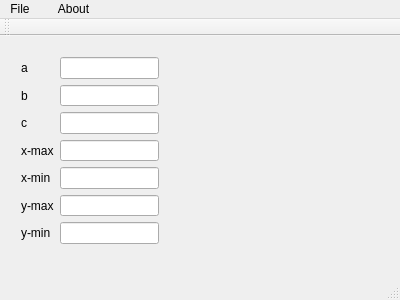
<?xml version="1.0" encoding="UTF-8"?>
<ui version="4.0">
 <class>MainWindow</class>
 <widget class="QMainWindow" name="MainWindow">
  <property name="geometry">
   <rect>
    <x>0</x>
    <y>0</y>
    <width>400</width>
    <height>300</height>
   </rect>
  </property>
  <property name="windowTitle">
   <string>MainWindow</string>
  </property>
  <widget class="QWidget" name="centralWidget">
   <widget class="QWidget" name="formLayoutWidget">
    <property name="geometry">
     <rect>
      <x>10</x>
      <y>10</y>
      <width>160</width>
      <height>209</height>
     </rect>
    </property>
    <layout class="QFormLayout" name="formLayout">
     <property name="fieldGrowthPolicy">
      <enum>QFormLayout::FieldsStayAtSizeHint</enum>
     </property>
     <item row="0" column="0">
      <widget class="QLabel" name="label">
       <property name="text">
        <string>a</string>
       </property>
      </widget>
     </item>
     <item row="1" column="0">
      <widget class="QLabel" name="label_2">
       <property name="text">
        <string>b</string>
       </property>
      </widget>
     </item>
     <item row="2" column="0">
      <widget class="QLabel" name="label_3">
       <property name="text">
        <string>c</string>
       </property>
      </widget>
     </item>
     <item row="3" column="0">
      <widget class="QLabel" name="label_4">
       <property name="text">
        <string>x-max</string>
       </property>
      </widget>
     </item>
     <item row="4" column="0">
      <widget class="QLabel" name="label_5">
       <property name="text">
        <string>x-min</string>
       </property>
      </widget>
     </item>
     <item row="5" column="0">
      <widget class="QLabel" name="label_6">
       <property name="text">
        <string>y-max</string>
       </property>
      </widget>
     </item>
     <item row="6" column="0">
      <widget class="QLabel" name="label_7">
       <property name="text">
        <string>y-min</string>
       </property>
      </widget>
     </item>
     <item row="0" column="1">
      <widget class="QLineEdit" name="lineEdit"/>
     </item>
     <item row="1" column="1">
      <widget class="QLineEdit" name="lineEdit_2"/>
     </item>
     <item row="2" column="1">
      <widget class="QLineEdit" name="lineEdit_3"/>
     </item>
     <item row="3" column="1">
      <widget class="QLineEdit" name="lineEdit_4"/>
     </item>
     <item row="4" column="1">
      <widget class="QLineEdit" name="lineEdit_5"/>
     </item>
     <item row="5" column="1">
      <widget class="QLineEdit" name="lineEdit_6"/>
     </item>
     <item row="6" column="1">
      <widget class="QLineEdit" name="lineEdit_7"/>
     </item>
    </layout>
   </widget>
   <widget class="grapher" name="widget" native="true">
    <property name="geometry">
     <rect>
      <x>250</x>
      <y>30</y>
      <width>120</width>
      <height>80</height>
     </rect>
    </property>
   </widget>
  </widget>
  <widget class="QMenuBar" name="menuBar">
   <property name="geometry">
    <rect>
     <x>0</x>
     <y>0</y>
     <width>400</width>
     <height>22</height>
    </rect>
   </property>
   <widget class="QMenu" name="menuFile">
    <property name="title">
     <string>File</string>
    </property>
    <addaction name="actionSave"/>
    <addaction name="actionLoad"/>
    <addaction name="actionQuit"/>
   </widget>
   <widget class="QMenu" name="menu">
    <property name="title">
     <string/>
    </property>
   </widget>
   <widget class="QMenu" name="menuAbout">
    <property name="title">
     <string>About</string>
    </property>
   </widget>
   <addaction name="menuFile"/>
   <addaction name="menu"/>
   <addaction name="menuAbout"/>
  </widget>
  <widget class="QToolBar" name="mainToolBar">
   <attribute name="toolBarArea">
    <enum>TopToolBarArea</enum>
   </attribute>
   <attribute name="toolBarBreak">
    <bool>false</bool>
   </attribute>
  </widget>
  <widget class="QStatusBar" name="statusBar"/>
  <action name="actionSave">
   <property name="text">
    <string>save</string>
   </property>
   <property name="shortcut">
    <string>Meta+S</string>
   </property>
  </action>
  <action name="actionLoad">
   <property name="text">
    <string>load</string>
   </property>
   <property name="shortcut">
    <string>Meta+L</string>
   </property>
  </action>
  <action name="actionQuit">
   <property name="text">
    <string>quit</string>
   </property>
   <property name="shortcut">
    <string>Meta+Q</string>
   </property>
  </action>
 </widget>
 <layoutdefault spacing="6" margin="11"/>
 <customwidgets>
  <customwidget>
   <class>grapher</class>
   <extends>QWidget</extends>
   <header location="global">grapher.h</header>
   <container>1</container>
  </customwidget>
 </customwidgets>
 <resources/>
 <connections/>
</ui>
